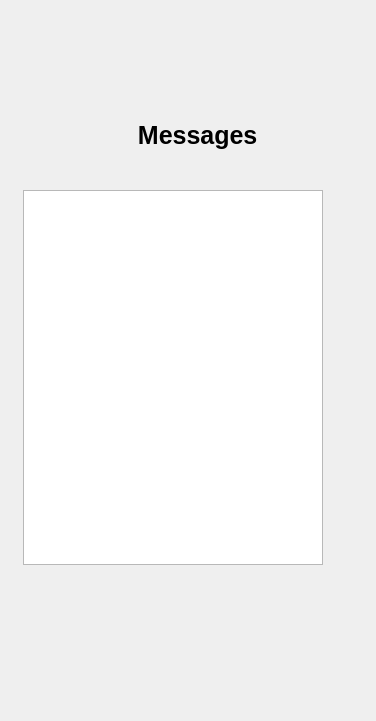
<?xml version="1.0" encoding="UTF-8"?>
<ui version="4.0">
 <class>MainDialog</class>
 <widget class="QDialog" name="MainDialog">
  <property name="geometry">
   <rect>
    <x>0</x>
    <y>0</y>
    <width>376</width>
    <height>721</height>
   </rect>
  </property>
  <property name="minimumSize">
   <size>
    <width>334</width>
    <height>540</height>
   </size>
  </property>
  <property name="maximumSize">
   <size>
    <width>1000</width>
    <height>1000</height>
   </size>
  </property>
  <property name="windowTitle">
   <string>Sms_NiLaiQiBa_v1.0</string>
  </property>
  <property name="styleSheet">
   <string notr="true"/>
  </property>
  <widget class="QLabel" name="label">
   <property name="geometry">
    <rect>
     <x>20</x>
     <y>120</y>
     <width>257</width>
     <height>30</height>
    </rect>
   </property>
   <property name="font">
    <font>
     <pointsize>19</pointsize>
     <weight>75</weight>
     <bold>true</bold>
    </font>
   </property>
   <property name="text">
    <string>                 Messages</string>
   </property>
  </widget>
  <widget class="QListWidget" name="listWidget">
   <property name="geometry">
    <rect>
     <x>23</x>
     <y>190</y>
     <width>300</width>
     <height>375</height>
    </rect>
   </property>
   <property name="font">
    <font>
     <family>文泉驿等宽微米黑</family>
    </font>
   </property>
  </widget>
  <widget class="QPushButton" name="refreshButton">
   <property name="geometry">
    <rect>
     <x>155</x>
     <y>150</y>
     <width>41</width>
     <height>41</height>
    </rect>
   </property>
   <property name="focusPolicy">
    <enum>Qt::NoFocus</enum>
   </property>
   <property name="text">
    <string/>
   </property>
   <property name="default">
    <bool>false</bool>
   </property>
   <property name="flat">
    <bool>true</bool>
   </property>
  </widget>
  <widget class="QPushButton" name="searchButton">
   <property name="geometry">
    <rect>
     <x>30</x>
     <y>150</y>
     <width>36</width>
     <height>41</height>
    </rect>
   </property>
   <property name="focusPolicy">
    <enum>Qt::NoFocus</enum>
   </property>
   <property name="text">
    <string/>
   </property>
   <property name="flat">
    <bool>true</bool>
   </property>
  </widget>
  <widget class="QPushButton" name="addButton">
   <property name="geometry">
    <rect>
     <x>280</x>
     <y>150</y>
     <width>41</width>
     <height>41</height>
    </rect>
   </property>
   <property name="focusPolicy">
    <enum>Qt::NoFocus</enum>
   </property>
   <property name="text">
    <string/>
   </property>
   <property name="flat">
    <bool>true</bool>
   </property>
  </widget>
  <widget class="QPushButton" name="pushButton">
   <property name="geometry">
    <rect>
     <x>160</x>
     <y>610</y>
     <width>23</width>
     <height>23</height>
    </rect>
   </property>
   <property name="text">
    <string/>
   </property>
   <property name="flat">
    <bool>true</bool>
   </property>
  </widget>
 </widget>
 <layoutdefault spacing="6" margin="11"/>
 <resources/>
 <connections/>
</ui>
